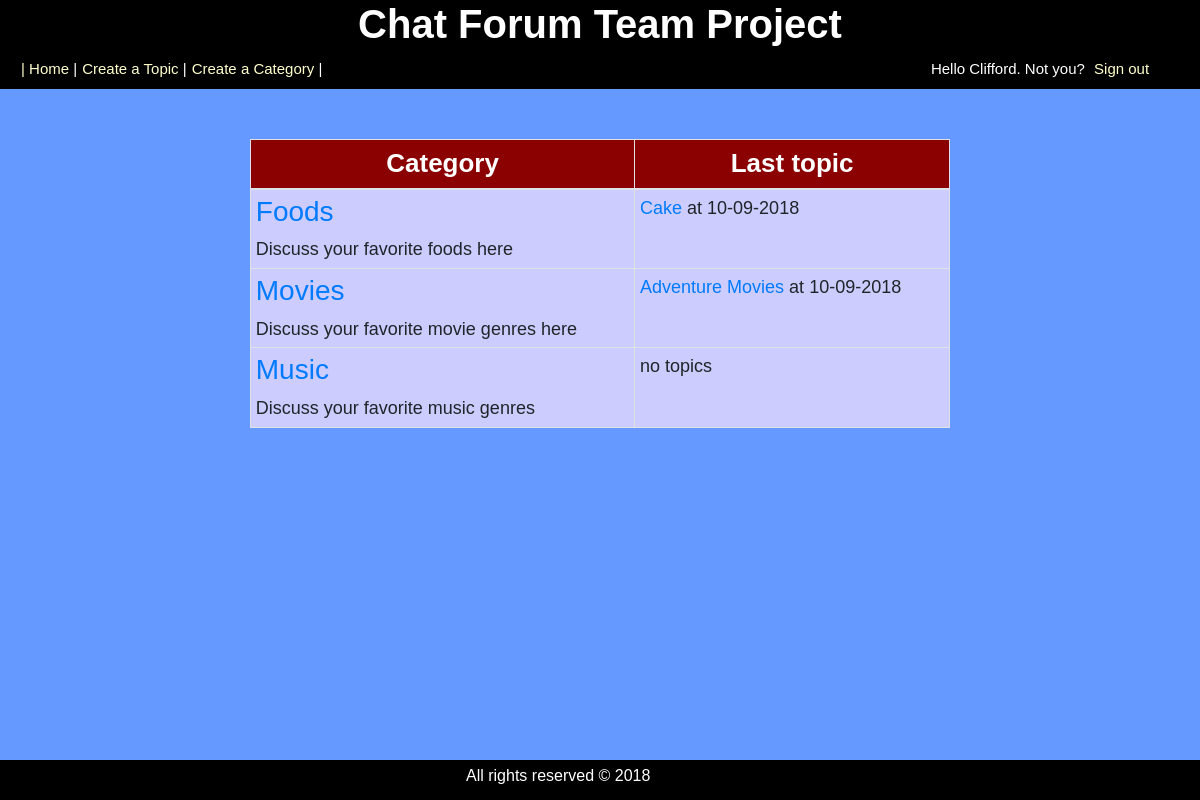
/ (signed in), run on the app's committed database.
### tables this page shows
CREATE TABLE `categories` (
  `cat_id` int(8) NOT NULL,
  `cat_name` varchar(255) NOT NULL,
  `cat_description` varchar(255) NOT NULL
);

CREATE TABLE `topics` (
  `topic_id` int(8) NOT NULL,
  `topic_subject` varchar(255) NOT NULL,
  `topic_date` datetime NOT NULL,
  `topic_cat` int(8) NOT NULL,
  `topic_by` int(8) NOT NULL
);

### index.php (the view)
<?php
include 'connect.php';
include 'header.php';
$sql = "SELECT
			categories.cat_id,
			categories.cat_name,
			categories.cat_description,
			COUNT(topics.topic_id) AS topics
		FROM
			categories
		LEFT JOIN
			topics
		ON
			topics.topic_id = categories.cat_id
		GROUP BY
			categories.cat_name, categories.cat_description, categories.cat_id";
$result = mysqli_query($connection,$sql);
if(!$result)
{
	echo 'The categories could not be displayed, please try again later.';
}
else
{
	if(mysqli_num_rows($result) == 0)
	{
		echo 'No categories defined yet.';
	}
	else
	{
		echo '<table class="table table-bordered table-sm table-hover center">
				  	<thead>
					  <tr>
						<th>Category</th>
						<th>Last topic</th>
					  </tr>
					</thead>
			    <tbody>';
		while($row = mysqli_fetch_assoc($result))
		{
			echo '<tr>';
				echo '<td id="left_part">';
					echo '<h3><a href="category.php?id=' . $row['cat_id'] . '">' . $row['cat_name'] . '</a></h3>' . $row['cat_description'];
				echo '</td>';
				echo '<td id="right_part">';
					$topicsql = "SELECT
									topic_id,
									topic_subject,
									topic_date,
									topic_cat
								FROM
									topics
								WHERE
									topic_cat = " . $row['cat_id'] . "
								ORDER BY
									topic_date
								DESC
								LIMIT
									1";
					$topicsresult = mysqli_query($connection,$topicsql);
					if(!$topicsresult)
					{
						echo 'Last topic could not be displayed.';
					}
					else
					{
						if(mysqli_num_rows($topicsresult) == 0)
						{
							echo 'no topics';
						}
						else
						{
							while($topicrow = mysqli_fetch_assoc($topicsresult))
							echo '<a href="topic.php?id=' . $topicrow['topic_id'] . '">' . $topicrow['topic_subject'] . '</a> at ' . date('d-m-Y', strtotime($topicrow['topic_date']));
						}
					}
				echo '</td>
				</tr>';
		}
		echo'</tbody>
	  	</table>
	  	</div>';
	}
}
include 'footer.php';
?>

### styles.css (style rules this page uses)
html { position: relative; min-height: 100%; }
body { text-align: center; }
.body_style { background-color: #6699ff !important; font-size: 15px; font-family:sans-serif; margin-bottom: 40px; }
a { text-decoration:none !important; }
table.center { margin-left:auto !important; margin-right:auto !important; border-collapse: collapse; width: 700px !important; }
th { background-color: darkred !important; color: white !important; font-size:26px; text-align:center; }
td { padding: 5px ; font-size:18px; background-color:#ccccff; }

### data on the page
categories: cat_name "Foods", cat_description "Discuss your favorite foods here"
topics: topic_subject "Cake", topic_date "10-09-2018"
categories: cat_name "Movies", cat_description "Discuss your favorite movie genres here"
topics: topic_subject "Adventure Movies", topic_date "10-09-2018"
categories: cat_name "Music", cat_description "Discuss your favorite music genres", shows "no topics"

### other printed values
$_SESSION['user_name'] "Clifford"
